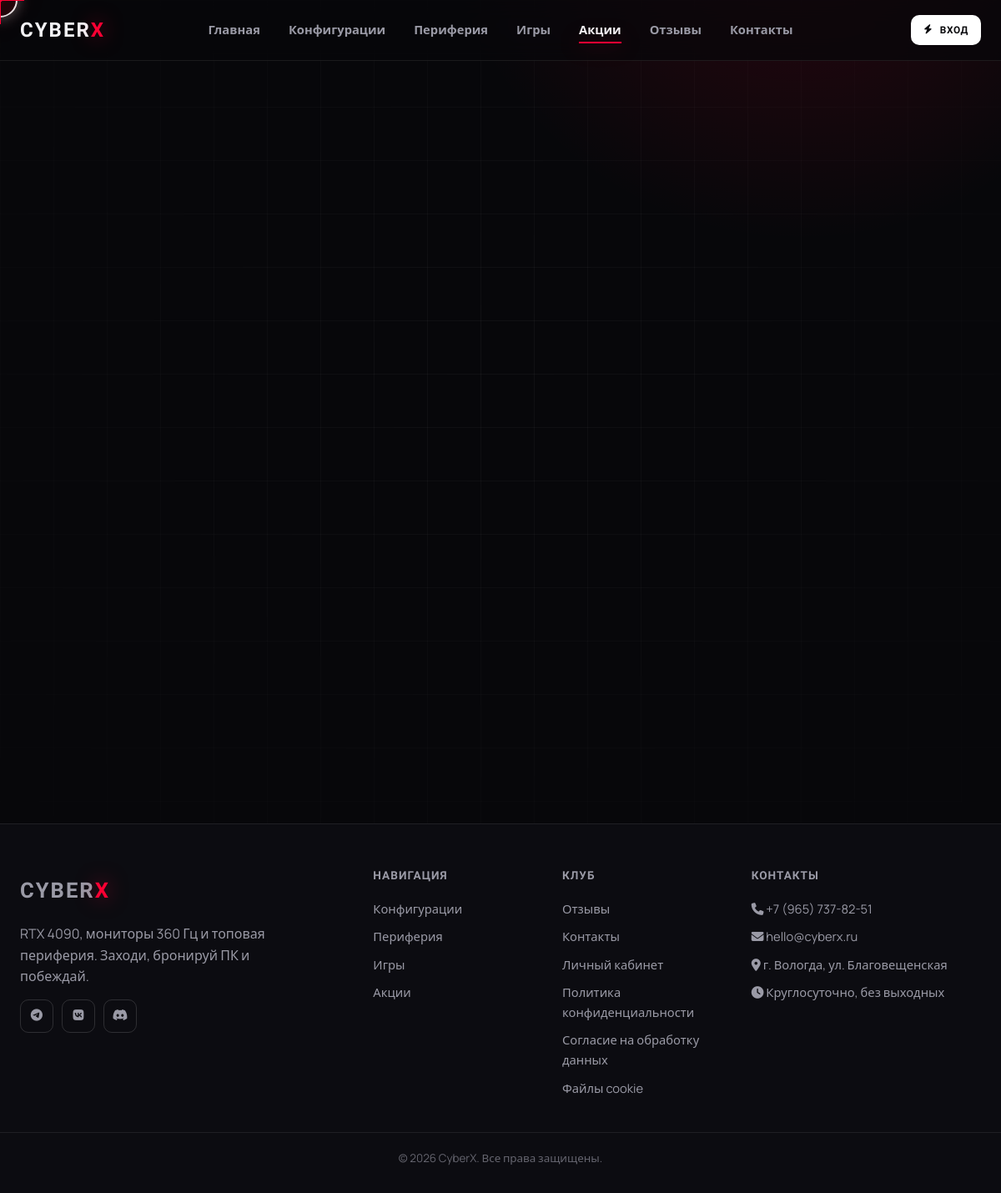
Page /promotions on the committed database.
### tables this page shows
CREATE TABLE settings (
    key   TEXT PRIMARY KEY,
    value TEXT
);

### app.py (the view)
@app.route("/promotions")
def promotions():
    rows = get_db().execute("SELECT * FROM promotions WHERE active=1 ORDER BY id").fetchall()
    return render_template("promotions.html", active="promotions", promos=rows)

### app.py (called while the page is built, shortened)
def get_db():
    if "db" not in g:
        g.db = sqlite3.connect(DB_PATH)
        g.db.row_factory = sqlite3.Row          # доступ к колонкам по имени
        g.db.execute("PRAGMA foreign_keys = ON")
    return g.db

def load_settings():
    rows = get_db().execute("SELECT key,value FROM settings").fetchall()
    data = dict(DEFAULT_SETTINGS)
    data.update({r["key"]: r["value"] for r in rows})
    return data

@app.context_processor
def inject_globals():
    return {"settings": load_settings(), "current_year": datetime.now().year, "discount_levels": DISCOUNT_LEVELS}

@app.after_request
def inject_running_line(response):
    if request.endpoint != "index":
        return response

@app.after_request
def inject_about_flip_cards(response):
    if request.endpoint != "index":
        return response

### templates/promotions.html (shortened to what this page needs)
{% extends "base.html" %}
{% block content %}
<section class="section">
  <div class="container">
    {% if promos %}
    <div class="grid grid-3">
    </div>
    {% else %}
    <p class="text-center" style="color:var(--dim)">Активных акций пока нет.</p>
    {% endif %}
  </div>
</section>
{% endblock %}

### templates/base.html (shortened to what this page needs)
<!DOCTYPE html>
<html lang="ru">
<head>
  <link rel="stylesheet" href="https://cdnjs.cloudflare.com/ajax/libs/font-awesome/6.5.1/css/all.min.css">
  <link rel="stylesheet" href="{{ url_for('static', filename='css/style.css') }}">
</head>
<body{% if open_tab %} data-open-tab="{{ open_tab }}"{% endif %}>
  <div class="cursor-ring"></div>
  <header class="header">
    <div class="container nav">
      <a href="{{ url_for('index') }}" class="brand">CYBER<b>X</b></a>
      <nav class="nav-links">
        <a href="{{ url_for('index') }}"       class="{{ 'active' if active=='index' }}">Главная</a>
        <a href="{{ url_for('configs') }}"     class="{{ 'active' if active=='configs' }}">Конфигурации</a>
        <a href="{{ url_for('peripherals') }}" class="{{ 'active' if active=='peripherals' }}">Периферия</a>
        <a href="{{ url_for('games') }}"       class="{{ 'active' if active=='games' }}">Игры</a>
        <a href="{{ url_for('promotions') }}"  class="{{ 'active' if active=='promotions' }}">Акции</a>
        <a href="{{ url_for('reviews') }}"     class="{{ 'active' if active=='reviews' }}">Отзывы</a>
        <a href="{{ url_for('contacts') }}"    class="{{ 'active' if active=='contacts' }}">Контакты</a>
      </nav>
      <div class="nav-actions">
        {% if session.get('user_id') %}
          <a href="{{ url_for('admin' if session.get('role')=='admin' else 'cabinet') }}" class="btn btn-ghost btn-sm">
            <i class="fa-solid fa-user"></i> {{ session.get('username') }}
          </a>
          <a href="{{ url_for('logout') }}" class="btn btn-primary btn-sm"><i class="fa-solid fa-right-from-bracket"></i></a>
        {% else %}
          <a href="{{ url_for('login') }}" class="btn btn-white btn-sm"><i class="fa-solid fa-bolt"></i> Вход</a>
        {% endif %}
      </div>
    </div>
  </header>
  <main>
    {% block content %}{% endblock %}
  </main>
  <footer class="footer">
    <div class="container footer-grid">
      <div>
        <a href="{{ url_for('index') }}" class="brand">CYBER<b>X</b></a>
        <p style="color:var(--muted); margin-top:14px; max-width:300px;">{{ settings.hero_subtitle }}</p>
        <div class="socials">
          <a href="{{ settings.social_tg }}"  target="_blank" rel="noopener"><i class="fa-brands fa-telegram"></i></a>
          <a href="{{ settings.social_vk }}"  target="_blank" rel="noopener"><i class="fa-brands fa-vk"></i></a>
          <a href="{{ settings.social_dis }}" target="_blank" rel="noopener"><i class="fa-brands fa-discord"></i></a>
        </div>
      </div>
      <div>
        <h4>Навигация</h4>
        <a href="{{ url_for('configs') }}">Конфигурации</a>
        <a href="{{ url_for('peripherals') }}">Периферия</a>
        <a href="{{ url_for('games') }}">Игры</a>
        <a href="{{ url_for('promotions') }}">Акции</a>
      </div>
      <div>
        <h4>Клуб</h4>
        <a href="{{ url_for('reviews') }}">Отзывы</a>
        <a href="{{ url_for('contacts') }}">Контакты</a>
        <a href="{{ url_for('login') }}">Личный кабинет</a>
  <a href="{{ url_for('privacy') }}">Политика конфиденциальности</a>
  <a href="{{ url_for('personal_data') }}">Согласие на обработку данных</a>
  <a href="{{ url_for('cookies_policy') }}">Файлы cookie</a>
      </div>
      <div>
        <h4>Контакты</h4>
        <a href="tel:{{ settings.contact_phone }}"><i class="fa-solid fa-phone"></i> {{ settings.contact_phone }}</a>
        <a href="mailto:{{ settings.contact_email }}"><i class="fa-solid fa-envelope"></i> {{ settings.contact_email }}</a>
        <a><i class="fa-solid fa-location-dot"></i> {{ settings.contact_address }}</a>
        <a><i class="fa-solid fa-clock"></i> {{ settings.contact_hours }}</a>
      </div>
    </div>
    <div class="container footer-bottom">© {{ current_year }} {{ settings.site_title }}. Все права защищены.</div>
  </footer>
</body>
</html>

### rows in the picture
settings: hero_subtitle "RTX 4090, мониторы 360 Гц и топовая периферия. Заходи, бронируй ПК и побеждай."
settings: contact_phone "+7 (965) 737-82-51"
settings: contact_email "hello@cyberx.ru"
settings: contact_address "г. Вологда, ул. Благовещенская"
settings: contact_hours "Круглосуточно, без выходных"
settings: site_title "CyberX"
